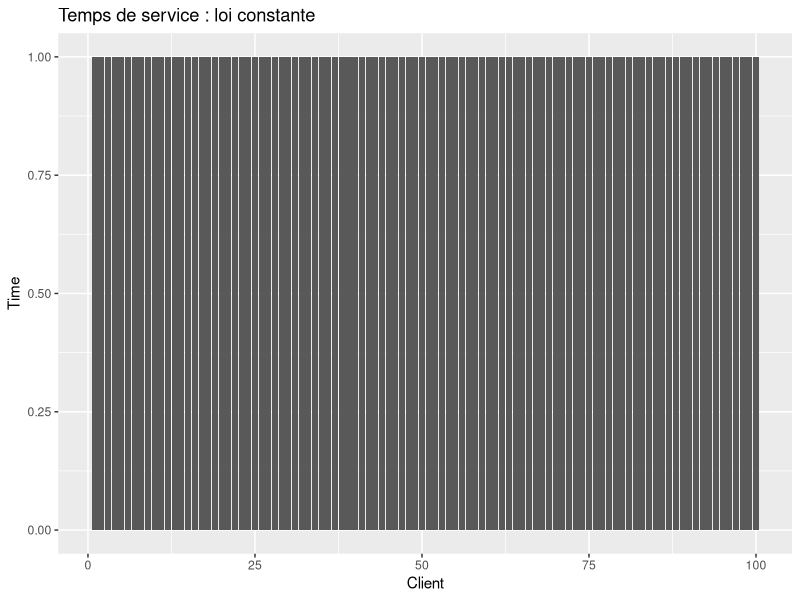
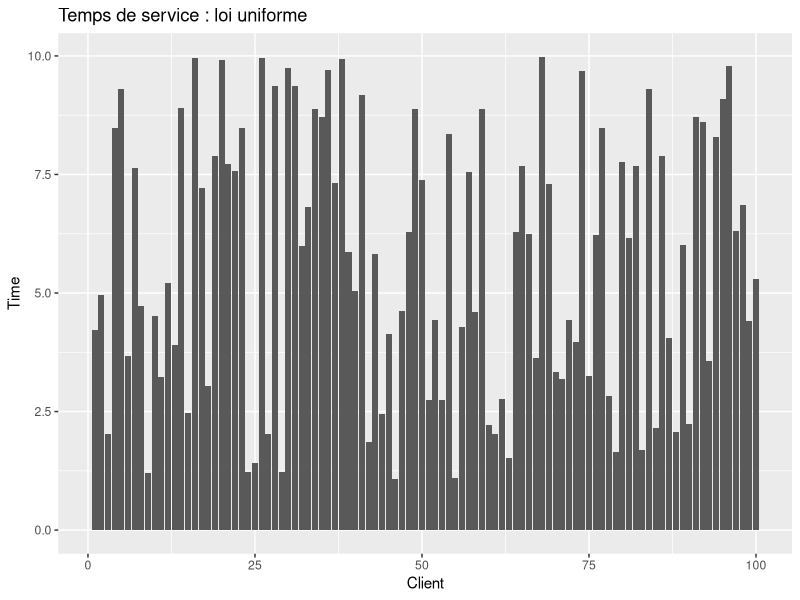
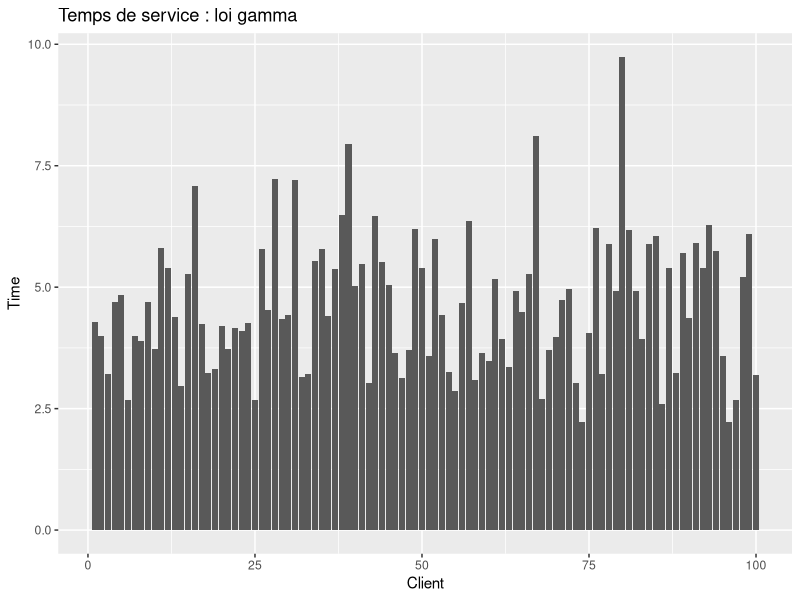
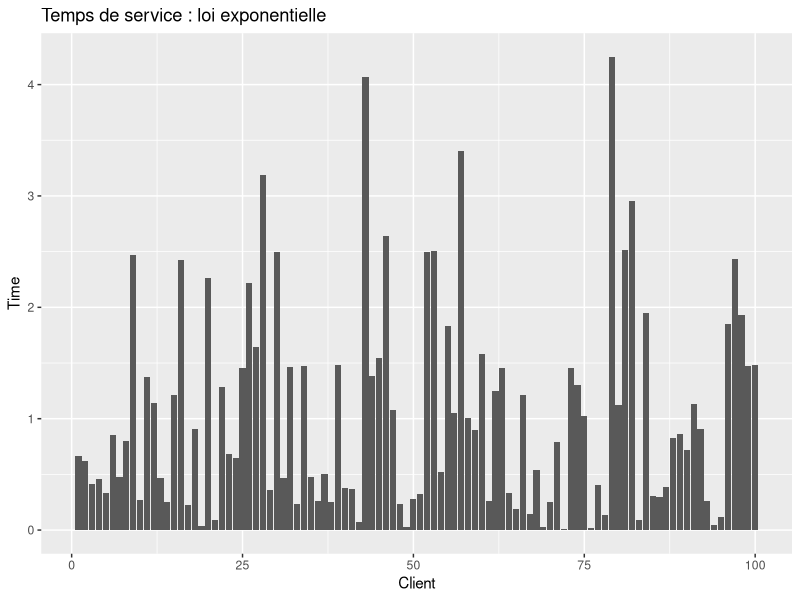

R code for these plots, in order: (Note: a time limit stopped this script after it produced the figures.)
## ---- chunk 1
set.seed(10)
library(plyr)
library(ggplot2)

Service <- function(n=1,typeservice,x,y) {
# genere un temps de service
  switch(typeservice,
         det = rep(1,n),
         uni = runif(n,x,y),
         gamma = rgamma(n,shape=x,scale=y),
         exp = rexp(n,x)
         )
}

## ---- chunk 2
set.seed(10)


gamma = data.frame(value=Service(n=100, typeservice="gamma", x=9, y=0.5))
gamma$id  = 1:length(gamma$value)

unif  = data.frame(value=Service(n=100, typeservice="uni", x=1, y=10))
unif$id  = 1:length(unif$value)

det   = data.frame(value=Service(n=100, typeservice="det"))
det$id  = 1:length(det$value)

exp     = data.frame(value=Service(n=100, typeservice="exp", x=1))
exp$id  = 1:length(exp$value)


pdet = ggplot(data=det, aes(x=id, y=value)) + 
  geom_bar(data=det,stat="identity", position="identity") + 
  ylab("Time") + xlab("Client") + 
  ggtitle("Temps de service : loi constante")

punif = ggplot(data=unif, aes(x=id, y=value)) + 
  geom_bar(data=unif,stat="identity", position="identity") + 
  ylab("Time") + xlab("Client") + 
  ggtitle("Temps de service : loi uniforme")

pgamma = ggplot(data=gamma, aes(x=id, y=value)) + 
  geom_bar(data=gamma,stat="identity", position="identity") + 
  ylab("Time") + xlab("Client") + 
  ggtitle("Temps de service : loi gamma")

pexp = ggplot(data=exp, aes(x=id, y=value)) + 
  geom_bar(data=exp,stat="identity", position="identity") + 
  ylab("Time") + xlab("Client") + 
  ggtitle("Temps de service : loi exponentielle")

pdet
punif
pgamma
pexp

## ---- chunk 3
FileLIFO <- function(n,lambda,typeservice,x,y,policy) {
    # simulates a M/GI/1 LIFO queue with different preemption policy
    # parameters:
    #    n :  total number of jobs
    #    lambda : arrival rate
    #    typeservice : service law (det uni gamma exp)
    #    x ,y : parameters of the service law
    #    policy: npmtn, pmtn, pmtn_restart, pmtn_reset
    # return value:
    #    vector with response time of each task assuming the queue is initially empty
    
    A <- rexp(n,lambda)         # inter arrival
    t1 <- cumsum(A)             # arrival dates
    t2 <- rep(NA,n)             # completion dates
    S <- Service(n,typeservice,x,y) # initial service times
    
    #### Variables that define the state of the queue
    t = 0               # current time
    remaining = rep(NA,n)  # how much work remains to do for each task
    running = NA        # index of the currently running task
    waiting = c()       # stack with tasks which have arrived and have not been completed yet
    next_arrival = 1    # index of the next task to arrive
    sys_vide = 0        # by curiosity let's count the number of times the system is empty
    used = rep(0, n)    # by curiosity let's count the total of time used by a process (including its restart)
    interrupted = data.frame()  # by curiosity let's save the preemptions for counting them later
    
    #### A few useful local functions 
    run_task = function() { # runs the last task of the waiting list
      #if there is still a process in the stack to run, we take the last one in
      if(length(waiting)>0) {
        running <<- waiting[length(waiting)] #it unstacks th e last one
        #we update the remaning time : it depends on the policy chosen
        remaining[running] <<- switch(policy,
                                      #the process restart from the beginning
                                      npmtn = S[running],
                                      
                                      #At first loop it takes S[running], but after remaining[running] is returned
                                      pmtn = min(S[running],remaining[running],na.rm=T),
                                      
                                      #the process restart from the beginning
                                      pmtn_restart = S[running],
                                      
                                      #the process restart with a shorter time
                                      pmtn_reset = Service(1,typeservice,x,y)
                                      )
        waiting <<- waiting[-length(waiting)] #renvoie le tableau privé de l'element a la position length(waiting) => le dernier element empilé
      }
    }

    push_task = function() { # insert the next_arrival-th task to the waiting list
                             # and run it if there is preemption
      if(policy != "npmtn") {
        if(!is.na(running)) {
          waiting <<- c(waiting,running) #it stacks the current process, if t==t1[next_arrival]
          interrupted = rbind(interrupted, data.frame(id=running, when=t, remaining=remaining[running]))
        }
        running <<- NA
      }
      waiting <<- c(waiting,next_arrival)
      next_arrival <<- next_arrival+1 
      if(is.na(running)) { run_task() }
    }

    #### Main simulation loop
    while(TRUE) { 
      #dt is the time we will minus the remaning running process time
      # Look for next event
      dt = NA
      #have we reached the number max of process arrival ?
      if(next_arrival <=n) { dt = min(dt ,(t1[next_arrival]-t), na.rm=T ) } #dt=t1[..]-t it's a bit akward to take the min with dt because NA are deleted. Notice that t1[next_arrival]-t=dt is the next process arrival time - current time. So this is the elapsed time
      
      #is some process running ? if so, we finish executing it if its remainning time is lower than the delta time of the next arrival
      if(!is.na(running))  { dt = min(dt,remaining[running], na.rm=T) }
      
      #we've reached the max of process (no next arrival) and no process is running, we take off
      if(is.na(dt)) { break }
      
      # Update state
      t=t+dt
      if(!is.na(running)) {
        remaining[running] = remaining[running] - dt
        used[running] = used[running] + dt
        if(remaining[running]<=0) {
          t2[running] = t
          running = NA
          
          #it unstacks the last process and it launchs it depending on the policy chosen (resume, restart, restart with lower time), and affect remain[running] to the corresponding time service
          run_task()
        }
      }
      if((next_arrival<=n) & (t==t1[next_arrival])) {
        push_task() #insert the next_arrival-th task to the waiting list and run it if there is preemption
      }
      
    }
    
    #count the number of times the system is empty
    for(i in 2:n) {
      if ( t1[i]>t2[i-1]) {
        sys_vide = sys_vide + 1
      }
    }
    
    list (jobs = data.frame(arrival = t1, completion=t2, service=used, theoricService=S, response=(t2-t1)), 
#          events = data.frame(date=date,count=count),
#          workevolution = data.frame(date=datework,work=work),
          sys_vide = sys_vide,
          preemptions=interrupted)
    
}    

## ---- chunk 4

set.seed(10)
lambda_min  = 0.1
lambda_max  = 0.95
step        = 0.05
n           = 10000
x           = 1
policies    = c("npmtn","pmtn", "pmtn_restart", "pmtn_reset")

df = data.frame()
for(policy in 1:length(policies)){ 
  for(lambda in seq(lambda_min, lambda_max, step)) {
      tmp=FileLIFO(n, lambda, typeservice="exp", x, y, policy)$jobs
      tmp$mode = policies[policy]
      tmp$lambda = lambda
      tmp$id=1:length(tmp$arrival)
      df = rbind(df, tmp)
  }
}


df

library(plyr)
res = ddply(df, c("mode", "lambda"), summarize, n = length(service), serviceM= mean(service), sd_service=sd(service), responseM=mean(response), sd_response=sd(response))
res


## ---- chunk 5
ggplot(data=res, aes(x = lambda, y = serviceM, color = mode, shape = mode)) + 
  geom_line() +
  geom_point() + 
  geom_errorbar(width = 0.02, aes(x = lambda, y = serviceM, ymin = serviceM - 2 * sd_service/sqrt(n), ymax = serviceM + 2 * sd_service/sqrt(n))) + 
  geom_vline(xintercept = 1) +
  geom_hline(yintercept = 1) +
  theme_bw() +
  xlab("lamba") +
  ylab("Temps de service moyen") +
  ggtitle("Influence du taux d'arrivé (lambda) sur le temps de service")


ggplot(data=res, aes(x = lambda, y = responseM, color = mode, shape = mode)) + 
  geom_line() +
  geom_point() + 
  geom_errorbar(width = 0.02, aes(x = lambda, y = responseM, ymin = responseM - 2 * sd_response/sqrt(n), ymax = responseM + 2 * sd_response/sqrt(n))) + 
  geom_vline(xintercept = 1) +
  geom_hline(yintercept = 1) +
  theme_bw() +
  xlab("lamba") +
  ylab("Temps de réponse moyen") +
  ggtitle("Influence du taux d'arrivé (lambda) sur le temps de réponse")
